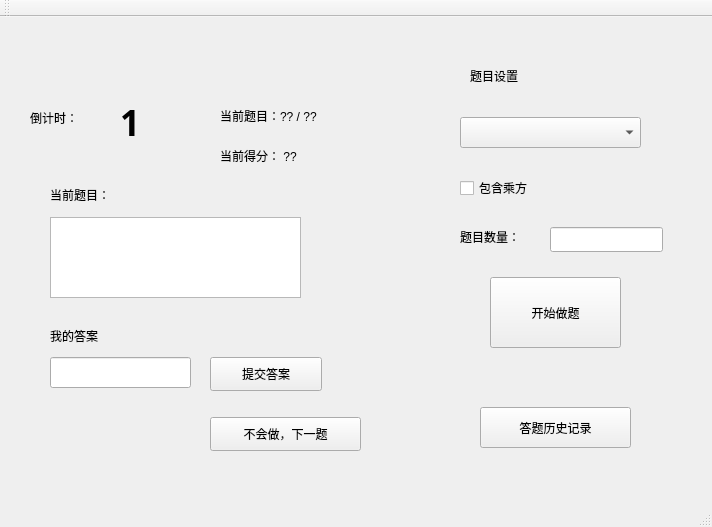
<?xml version="1.0" encoding="UTF-8"?>
<ui version="4.0">
 <class>QtGuiApplicationClass</class>
 <widget class="QMainWindow" name="QtGuiApplicationClass">
  <property name="geometry">
   <rect>
    <x>0</x>
    <y>0</y>
    <width>712</width>
    <height>527</height>
   </rect>
  </property>
  <property name="windowTitle">
   <string>QtGuiApplication</string>
  </property>
  <widget class="QWidget" name="centralWidget">
   <widget class="QPushButton" name="submit_button">
    <property name="geometry">
     <rect>
      <x>210</x>
      <y>340</y>
      <width>112</width>
      <height>34</height>
     </rect>
    </property>
    <property name="text">
     <string>提交答案</string>
    </property>
   </widget>
   <widget class="QTextBrowser" name="textBrowser">
    <property name="geometry">
     <rect>
      <x>50</x>
      <y>200</y>
      <width>251</width>
      <height>81</height>
     </rect>
    </property>
   </widget>
   <widget class="QLineEdit" name="lineEdit">
    <property name="geometry">
     <rect>
      <x>50</x>
      <y>340</y>
      <width>141</width>
      <height>31</height>
     </rect>
    </property>
   </widget>
   <widget class="QCheckBox" name="checkBox">
    <property name="geometry">
     <rect>
      <x>460</x>
      <y>160</y>
      <width>105</width>
      <height>22</height>
     </rect>
    </property>
    <property name="text">
     <string>包含乘方</string>
    </property>
   </widget>
   <widget class="QComboBox" name="comboBox">
    <property name="geometry">
     <rect>
      <x>460</x>
      <y>100</y>
      <width>181</width>
      <height>31</height>
     </rect>
    </property>
   </widget>
   <widget class="QLabel" name="label">
    <property name="geometry">
     <rect>
      <x>470</x>
      <y>50</y>
      <width>81</width>
      <height>18</height>
     </rect>
    </property>
    <property name="text">
     <string>题目设置</string>
    </property>
   </widget>
   <widget class="QPushButton" name="start_button">
    <property name="geometry">
     <rect>
      <x>490</x>
      <y>260</y>
      <width>131</width>
      <height>71</height>
     </rect>
    </property>
    <property name="text">
     <string>开始做题</string>
    </property>
   </widget>
   <widget class="QLineEdit" name="lineEdit_2">
    <property name="geometry">
     <rect>
      <x>550</x>
      <y>210</y>
      <width>113</width>
      <height>25</height>
     </rect>
    </property>
   </widget>
   <widget class="QLabel" name="label_2">
    <property name="geometry">
     <rect>
      <x>460</x>
      <y>210</y>
      <width>91</width>
      <height>20</height>
     </rect>
    </property>
    <property name="text">
     <string>题目数量：</string>
    </property>
   </widget>
   <widget class="QLabel" name="label_3">
    <property name="geometry">
     <rect>
      <x>50</x>
      <y>310</y>
      <width>81</width>
      <height>18</height>
     </rect>
    </property>
    <property name="text">
     <string>我的答案</string>
    </property>
   </widget>
   <widget class="QLabel" name="label_4">
    <property name="geometry">
     <rect>
      <x>30</x>
      <y>80</y>
      <width>71</width>
      <height>41</height>
     </rect>
    </property>
    <property name="text">
     <string>倒计时：</string>
    </property>
   </widget>
   <widget class="QLabel" name="label_5">
    <property name="geometry">
     <rect>
      <x>50</x>
      <y>170</y>
      <width>101</width>
      <height>16</height>
     </rect>
    </property>
    <property name="text">
     <string>当前题目：</string>
    </property>
   </widget>
   <widget class="QPushButton" name="history_button">
    <property name="geometry">
     <rect>
      <x>480</x>
      <y>390</y>
      <width>151</width>
      <height>41</height>
     </rect>
    </property>
    <property name="text">
     <string>答题历史记录</string>
    </property>
   </widget>
   <widget class="QLabel" name="label_6">
    <property name="geometry">
     <rect>
      <x>220</x>
      <y>90</y>
      <width>161</width>
      <height>18</height>
     </rect>
    </property>
    <property name="text">
     <string>当前题目：?? / ??</string>
    </property>
   </widget>
   <widget class="QLabel" name="label_7">
    <property name="geometry">
     <rect>
      <x>220</x>
      <y>130</y>
      <width>181</width>
      <height>18</height>
     </rect>
    </property>
    <property name="text">
     <string>当前得分： ??</string>
    </property>
   </widget>
   <widget class="QLabel" name="label_8">
    <property name="geometry">
     <rect>
      <x>120</x>
      <y>80</y>
      <width>61</width>
      <height>51</height>
     </rect>
    </property>
    <property name="font">
     <font>
      <family>Adobe Arabic</family>
      <pointsize>26</pointsize>
      <weight>75</weight>
      <bold>true</bold>
     </font>
    </property>
    <property name="text">
     <string>1</string>
    </property>
   </widget>
   <widget class="QPushButton" name="pushButton">
    <property name="geometry">
     <rect>
      <x>210</x>
      <y>400</y>
      <width>151</width>
      <height>34</height>
     </rect>
    </property>
    <property name="text">
     <string>不会做，下一题</string>
    </property>
   </widget>
  </widget>
  <widget class="QMenuBar" name="menuBar">
   <property name="geometry">
    <rect>
     <x>0</x>
     <y>0</y>
     <width>712</width>
     <height>30</height>
    </rect>
   </property>
  </widget>
  <widget class="QToolBar" name="mainToolBar">
   <attribute name="toolBarArea">
    <enum>TopToolBarArea</enum>
   </attribute>
   <attribute name="toolBarBreak">
    <bool>false</bool>
   </attribute>
  </widget>
  <widget class="QStatusBar" name="statusBar"/>
 </widget>
 <layoutdefault spacing="6" margin="11"/>
 <resources>
  <include location="QtGuiApplication.qrc"/>
 </resources>
 <connections/>
</ui>
